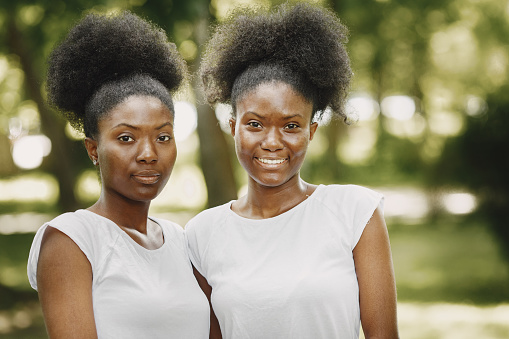
#> input picture face recognition/images/girl2_image.jpg, 509 x 339 px
$ python -i app.py   (imports and definitions only)
#> lines starting #> are read from the running program, lines starting #| are printed output that depends on the picture; after the words box and inside, x2 and y2 are one past the last pixel; in counts of white or black regions, pixels touching at a corner belong together
#> further down, picture is the input picture: PIL image 509x339 RGB; mean R, G, B 143.8, 137, 109.5
import streamlit as st
import cv2
import numpy as np
import matplotlib.pyplot as plt
from PIL import Image

face_cascade = cv2.CascadeClassifier('haarcascade_frontalface_default.xml')

def detect_faces(our_image):
    # st.set_option('deprecation.showPyplotGlobalUse', False)
    new_img = np.array(our_image.convert('RGB'))
    img = cv2.cvtColor(new_img,1)
    gray = cv2.cvtColor(img,cv2.COLOR_BGR2GRAY)
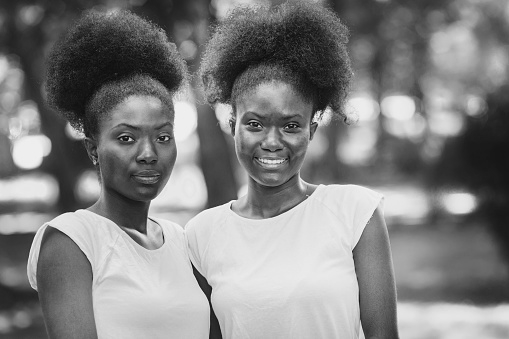
#> gray: shape (339, 509); min 2, max 252, mean 129.6

    # col1, col2 = st.beta_columns(2)

    # col1.markdown("#### Original Image")
    plt.figure(figsize = (12,8))
    plt.imshow(our_image)
    plt.show()
    # [7 lines of commented-out code are left out]
    faces = face_cascade.detectMultiScale(gray,scaleFactor=1.10,minNeighbors=6,flags = cv2.CASCADE_SCALE_IMAGE)
#> faces = [[96, 100, 93, 93], [224, 87, 97, 97]]

    #Draw Bounding Box
    for (x,y,w,h) in faces:
        if w > 20:
            cv2.rectangle(gray, (x,y), (x+w,y+h), (255,255,255), 5)
#> this loop made 2 passes
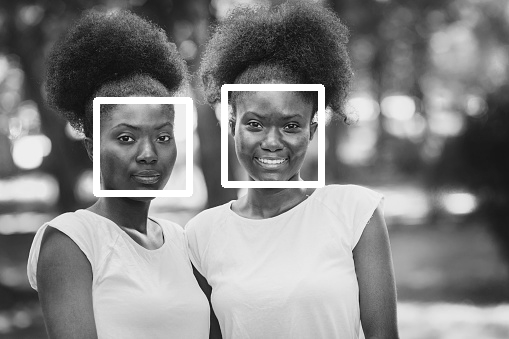
#> gray: shape (339, 509); 3.06% of pixels changed, all inside (x1, y1, x2, y2) = (93, 84, 325, 197)

    # col2.markdown("#### Detected Faces")
    plt.figure(figsize = (12,8))
    plt.imshow(gray, cmap = 'gray')
    plt.show()
    # col2.pyplot(use_column_width=True)
    if len(faces)>1:
        st.success("Found {} faces".format(len(faces)))
#> (this line was passed over: streamlit is not available in this run)
    else:
        st.success("Found {} face".format(len(faces)))

def face_main():
    """FACE DETECTION APP"""

    st.title("Face Detection")
    st.write("Face detection is a central algorithm in computer vision. The algorithm implemented below is a Haar-Cascade Classifier. It detects several faces using OpenCV.")

    choice = st.radio("", ("Show Demo", "Browse an Image"))
    st.write()

    if choice == "Browse an Image":
        # st.set_option('deprecation.showfileUploaderEncoding', False)
        image_file = st.file_uploader("Upload Image", type=['jpg','png','jpeg'])

        if image_file is not None:
            our_image = Image.open(image_file)
            detect_faces(our_image)


    elif choice == "Show Demo":
        our_image = Image.open("images/girl_image.jpg")
        detect_faces(our_image)

# [2 lines not run here, left out]

>>> from PIL import Image
>>> picture = Image.open('images/girl2_image.jpg')
>>> result = detect_faces(picture)

$ run again, on face recognition/images/girl_image.jpg
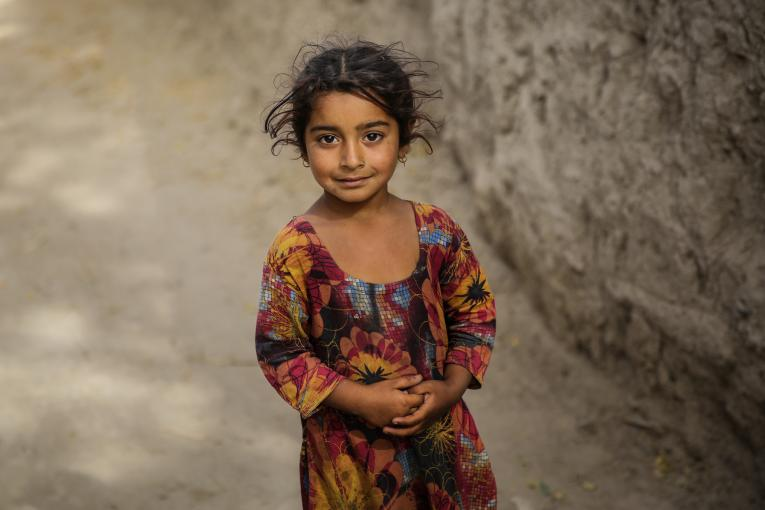
#> input picture face recognition/images/girl_image.jpg, 765 x 510 px
#> picture is the input picture: PIL image 765x510 RGB; mean R, G, B 126.1, 107, 88.2
#> in detect_faces, `gray = cv2.cvtColor(img,cv2.COLOR_BGR2GRAY)`:
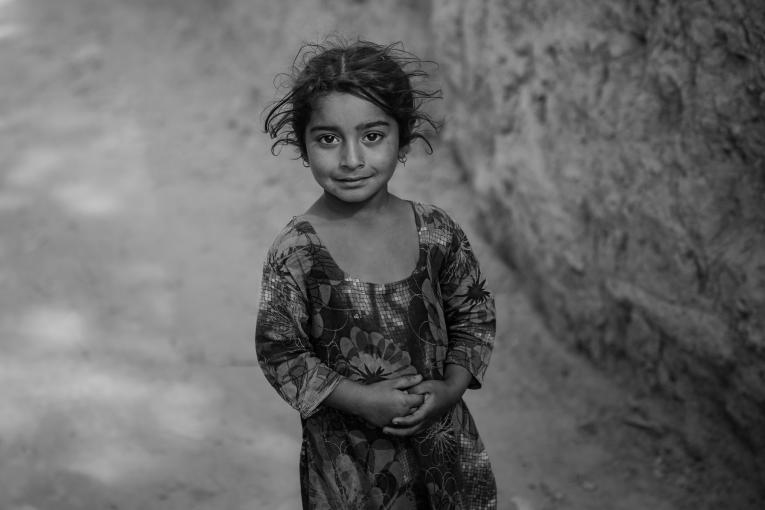
#> gray: shape (510, 765); min 0, max 195, mean 103.5
#> faces = [[292, 92, 116, 116]]
#> the loop in detect_faces, `for (x,y,w,h) in faces:` made 1 pass
#> after the loop in detect_faces, `for (x,y,w,h) in faces:`:
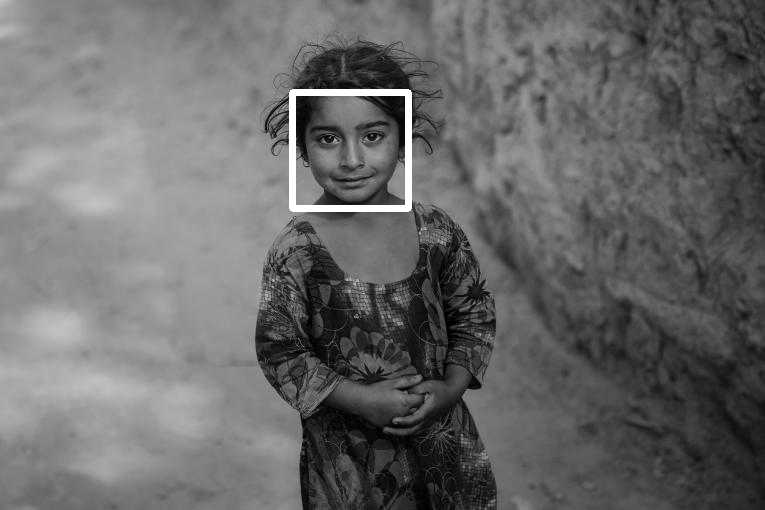
#> gray: shape (510, 765); 0.83% of pixels changed, all inside (x1, y1, x2, y2) = (289, 89, 412, 212)
